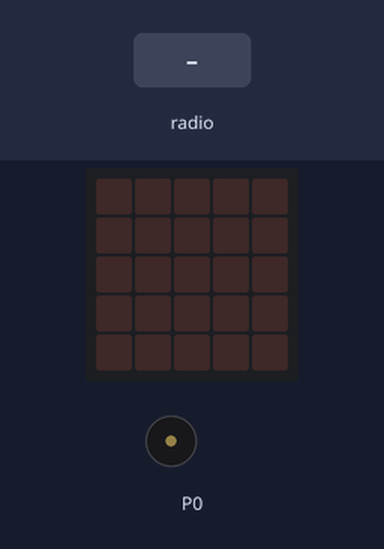
Simulated run of this program. Board: BBC micro:bit running MicroPython. Parts: the board's 5×5 LED display, buzzer (waves = sounding). The inputs (shaded band) are chosen by the test bench.

Above: at 1.2 s.
1.3 s: radio message "door open" arrives
At 1.54 s:
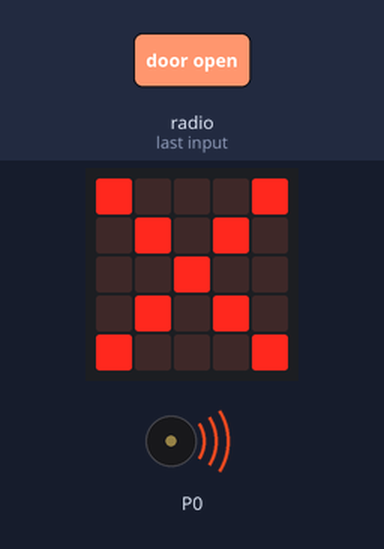
At 2.9 s:
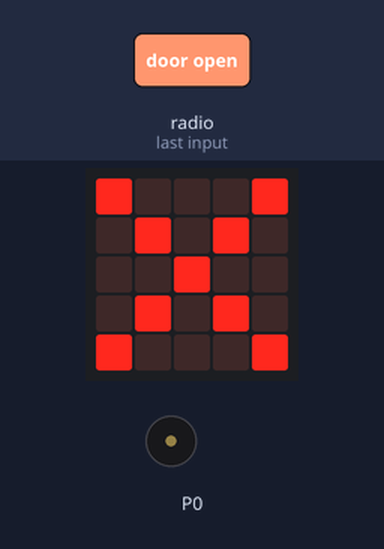
3.2 s: radio message "door closed" arrives
At 4.6 s:
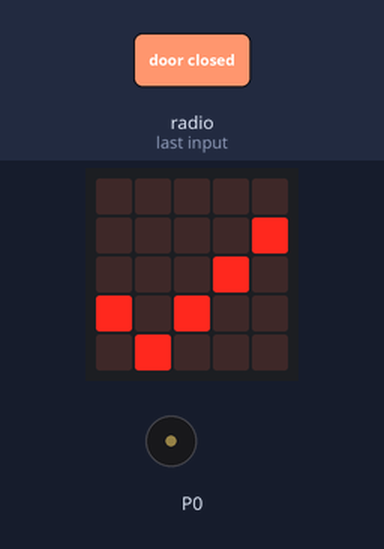
Timing chart, 0 to 6.2 s (numbered marks = the images above; inputs shaded):
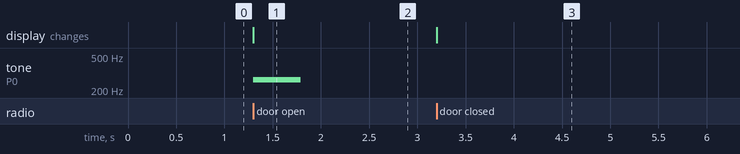

The program:

alarm.py
```python
from microbit import *
import music
import radio
radio.config(group=17)
radio.on()

while True:
    message = radio.receive()
    if message:
        if message == 'door open':
            display.show(Image.NO)
            music.play(["C4:4"])
        if message == 'door closed':
            display.show(Image.YES)
```

Measured:
- after the input at 1.3 s, tone on P0: silent → 262 Hz at once, → silent 0.49 s later; the display: changes at once (image 1)
- after the input at 3.2 s, the display: changes at once (image 3)
